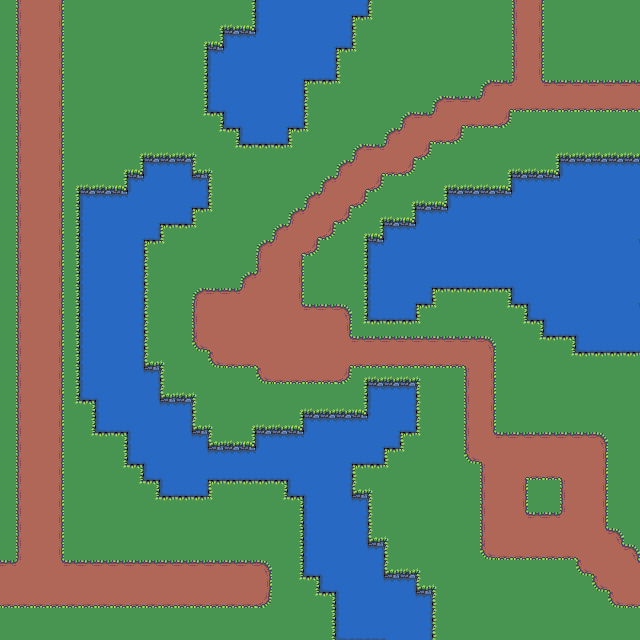

A level layout from a 2D game, rendered from its tile map. Below: a short description, then the map file with its tile-grid data intact:
An orthogonal 40x40 tile map with 16x16 px tiles, 1 tile layer (Ground).

<map version="1.0" tiledversion="1.1.1" orientation="orthogonal" renderorder="right-down" width="40" height="40" tilewidth="16" tileheight="16" infinite="0" nextobjectid="1">
 <tileset firstgid="1" source="16BitTileset.tsx" />
 <layer name="Ground" width="40" height="40">
  <data encoding="csv">
1,231,185,229,1,1,1,1,1,1,1,1,1,1,1,45,223,177,177,177,177,178,267,47,1,1,1,1,1,1,1,1,231,229,1,1,1,1,1,1,
1,231,185,229,1,1,1,1,1,1,1,1,1,2,46,91,223,177,177,177,177,221,93,5,1,1,1,1,1,1,1,1,231,229,1,1,1,1,1,1,
1,231,185,229,1,1,1,1,1,1,1,1,2,91,269,224,180,177,177,177,178,267,47,1,1,1,1,1,1,1,1,1,231,229,1,1,1,1,1,1,
1,231,185,229,1,1,1,1,1,1,1,1,45,269,180,177,177,177,177,177,221,93,5,1,1,1,1,1,1,1,1,1,231,229,1,1,1,1,1,1,
1,231,185,229,1,1,1,1,1,1,1,1,45,223,177,177,177,177,178,222,267,47,1,1,1,1,1,1,1,1,1,1,231,229,1,1,1,1,1,1,
1,231,185,229,1,1,1,1,1,1,1,1,45,223,177,177,177,177,221,93,48,5,1,1,1,1,1,1,1,1,277,232,189,188,232,232,232,232,232,232,
1,231,185,229,1,1,1,1,1,1,1,1,45,268,179,177,177,177,221,47,1,1,1,1,1,1,1,277,232,232,189,186,230,230,230,230,230,230,230,230,
1,231,185,229,1,1,1,1,1,1,1,1,4,94,268,179,177,178,267,47,1,1,1,1,1,277,232,189,186,230,230,275,1,1,1,1,1,1,1,1,
1,231,185,229,1,1,1,1,1,1,1,1,1,4,94,268,222,267,93,5,1,1,1,1,277,189,186,230,275,1,1,1,1,1,1,1,1,1,1,1,
1,231,185,229,1,1,1,1,2,46,46,46,3,1,4,48,48,48,5,1,1,1,277,232,189,186,275,1,1,1,1,1,1,1,2,46,46,46,46,46,
1,231,185,229,1,1,1,2,91,269,224,270,92,3,1,1,1,1,1,1,1,277,189,186,230,275,1,1,1,1,1,2,46,46,91,269,224,224,224,224,
1,231,185,229,2,46,46,91,269,180,177,181,270,47,1,1,1,1,1,1,277,189,186,275,1,1,1,2,46,46,46,91,269,224,224,180,177,177,177,177,
1,231,185,229,45,269,224,224,180,177,177,178,267,47,1,1,1,1,1,277,189,186,275,1,1,2,46,91,269,224,224,224,180,177,177,177,177,177,177,177,
1,231,185,229,45,223,177,177,177,178,222,267,93,5,1,1,1,1,277,189,186,275,1,2,46,91,269,224,180,177,177,177,177,177,177,177,177,177,177,177,
1,231,185,229,45,223,177,177,178,267,93,48,5,1,1,1,1,277,189,186,275,1,2,91,269,224,180,177,177,177,177,177,177,177,177,177,177,177,177,178,
1,231,185,229,45,223,177,177,221,93,5,1,1,1,1,1,277,189,186,275,1,1,45,269,180,177,177,177,177,177,177,177,177,177,177,177,177,177,177,181,
1,231,185,229,45,223,177,177,221,47,1,1,1,1,1,1,231,185,229,1,1,1,45,223,177,177,177,177,177,177,177,177,177,177,177,177,177,177,177,177,
1,231,185,229,45,223,177,177,221,47,1,1,1,1,1,277,189,185,229,1,1,1,45,223,177,177,178,222,222,222,222,222,179,177,177,177,177,177,177,177,
1,231,185,229,45,223,177,177,221,47,1,1,277,232,232,189,185,185,229,1,1,1,45,223,177,178,267,93,48,48,48,94,268,179,177,177,177,177,177,178,
1,231,185,229,45,223,177,177,221,47,1,1,231,185,185,185,185,185,188,232,232,278,45,268,222,267,93,5,1,1,1,4,94,268,179,177,177,177,177,181,
1,231,185,229,45,223,177,177,221,47,1,1,231,185,185,185,185,185,185,185,185,229,4,48,48,48,5,1,1,1,1,1,4,94,268,222,179,177,177,177,
1,231,185,229,45,223,177,177,221,47,1,1,276,187,185,185,185,185,185,185,185,188,232,232,232,232,232,232,232,232,278,1,1,4,48,94,268,222,222,222,
1,231,185,229,45,223,177,177,221,92,3,1,1,276,230,230,187,185,185,185,185,186,230,230,230,230,230,230,230,187,229,1,1,1,1,4,48,48,48,48,
1,231,185,229,45,223,177,177,181,270,47,1,1,1,1,1,276,230,230,230,230,275,2,46,46,46,3,1,1,231,229,1,1,1,1,1,1,1,1,1,
1,231,185,229,45,268,179,177,177,221,92,46,3,1,1,1,1,1,1,1,1,1,45,269,224,270,47,1,1,231,229,1,1,1,1,1,1,1,1,1,
1,231,185,229,4,94,223,177,177,181,224,270,47,1,1,1,1,1,2,46,46,46,91,223,177,221,47,1,1,231,229,1,1,1,1,1,1,1,1,1,
1,231,185,229,1,45,268,222,179,177,177,221,92,3,1,2,46,46,91,269,224,224,224,180,178,267,47,1,1,231,229,1,1,1,1,1,1,1,1,1,
1,231,185,229,1,4,48,94,223,177,177,181,270,92,46,91,269,224,224,180,177,177,177,178,267,93,5,1,1,231,188,232,232,232,232,232,232,278,1,1,
1,231,185,229,1,1,1,45,268,179,177,177,181,224,224,224,180,177,177,177,177,178,222,267,93,5,1,1,1,276,187,185,185,185,185,185,185,229,1,1,
1,231,185,229,1,1,1,4,94,268,179,177,178,222,222,222,222,222,179,177,177,221,93,48,5,1,1,1,1,1,231,185,186,230,230,187,185,229,1,1,
1,231,185,229,1,1,1,1,4,94,268,222,267,93,48,48,48,94,268,179,177,221,92,3,1,1,1,1,1,1,231,185,229,1,1,231,185,229,1,1,
1,231,185,229,1,1,1,1,1,4,48,48,48,5,1,1,1,4,94,223,177,181,270,47,1,1,1,1,1,1,231,185,229,1,1,231,185,229,1,1,
1,231,185,229,1,1,1,1,1,1,1,1,1,1,1,1,1,1,45,223,177,177,221,47,1,1,1,1,1,1,231,185,188,232,232,189,185,229,1,1,
1,231,185,229,1,1,1,1,1,1,1,1,1,1,1,1,1,1,45,223,177,177,221,92,3,1,1,1,1,1,231,185,185,185,185,185,185,188,278,1,
1,231,185,229,1,1,1,1,1,1,1,1,1,1,1,1,1,1,45,223,177,177,181,270,47,1,1,1,1,1,276,230,230,230,230,230,187,185,188,278,
232,189,185,188,232,232,232,232,232,232,232,232,232,232,232,232,278,1,45,268,179,177,177,221,92,46,3,1,1,1,1,1,1,1,1,1,276,187,185,188,
185,185,185,185,185,185,185,185,185,185,185,185,185,185,185,185,229,1,4,94,268,179,177,181,224,270,92,3,1,1,1,1,1,1,1,1,1,276,187,185,
230,230,230,230,230,230,230,230,230,230,230,230,230,230,230,230,275,1,1,4,94,223,177,177,177,181,270,47,1,1,1,1,1,1,1,1,1,1,276,230,
1,1,1,1,1,1,1,1,1,1,1,1,1,1,1,1,1,1,1,1,45,223,177,177,177,177,221,47,1,1,1,1,1,1,1,1,1,1,1,1,
1,1,1,1,1,1,1,1,1,1,1,1,1,1,1,1,1,1,1,1,45,268,222,222,179,177,221,47,1,1,1,1,1,1,1,1,1,1,1,1
</data>
 </layer>
</map>